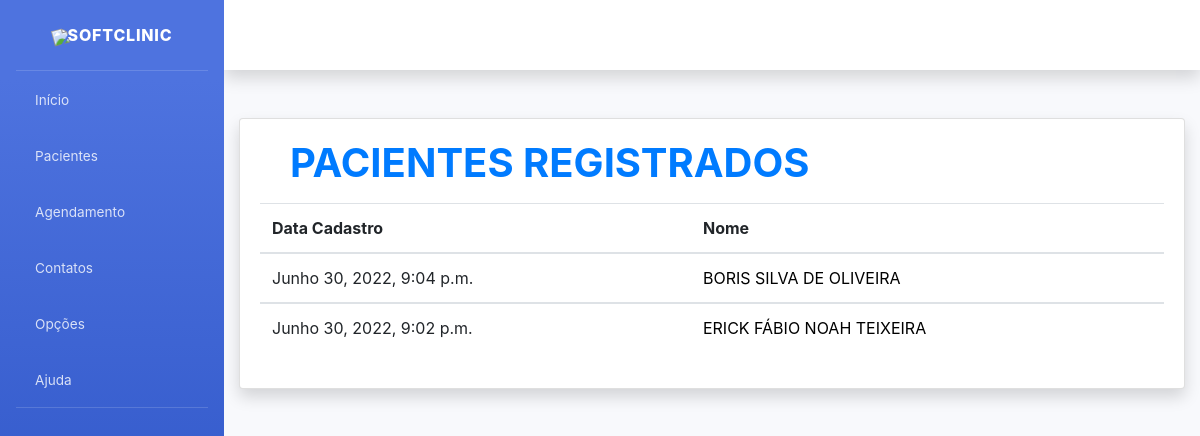
The page /pacientes/ (signed in) on the database as committed earlier.
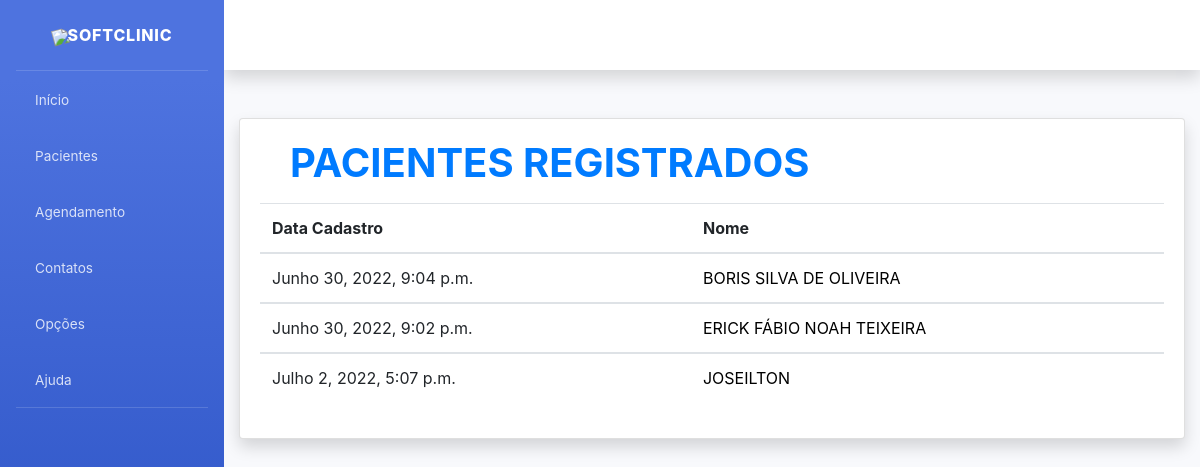
The same page on the database as committed later.
### pacientes/models.py (models this page shows, shortened)
class Paciente(models.Model):
    created_at = models.DateTimeField(auto_now_add=True)
    updated_at = models.DateTimeField(auto_now=True)
    nome = models.CharField(verbose_name="Nome", max_length=200)
    nome_social = models.CharField(verbose_name="Nome Social", max_length=200, blank=True)
    data_nascimento = models.DateField(verbose_name="Data de Nascimento", auto_now=False, auto_now_add=False)
    sexo_biologico = models.CharField(verbose_name="Sexo Biologico", max_length=200, blank=True)
    rg = models.CharField(verbose_name="RG", max_length=200, blank=True)
    cpf = models.CharField(verbose_name="CPF", max_length=200)
    raca = models.CharField(verbose_name="Raça", max_length=200)
    estado_civil = models.CharField(verbose_name="Estado Civil", max_length=200)
    grau_instrucao = models.CharField(verbose_name="Grau de Instrução", max_length=200)
    endereco = models.CharField(verbose_name="Endereço", max_length=200)
    cep = models.CharField(verbose_name="CEP", max_length=200)
    bairro = models.CharField(verbose_name="Bairro", max_length=200)
    cidade = models.CharField(verbose_name="Cidade", max_length=200)
    uf = models.CharField(verbose_name="UF", max_length=2)
    telefone_celular = models.CharField(verbose_name="Telefone Celular", max_length=200)
    informacoes_complementares = models.TextField(verbose_name="Informações Complementares")

### pacientes/views.py (the view)
# urls.py: path("pacientes/", pacientes, name="pacientes"),
@login_required
def pacientes(request):
    todos_pacientes = Paciente.objects.order_by("nome")
    todos_pacientes_inf = PacienteInfantil.objects.order_by("-id")
    context = {
        "nome_pagina": "Pacientes",
        "todos_pacientes": todos_pacientes,
        "todos_pacientes_inf": todos_pacientes_inf,
    }
    return render(request, "pacientes/pacientes.html", context)

### pacientes/templates/pacientes/pacientes.html (shortened to what this page needs)
{% extends "pacientes/base.html" %}
{% load static %}
{% load crispy_forms_tags %}
{% block content%}
 <div class="container">
        <div class="card shadow mb-4">
            <div class="card-body">
                 <h1 class="mb-3 text-primary">
                    <b>PACIENTES REGISTRADOS</b>
                 </h1>
                <table class="table">
                    <thead>
                        <tr>
                            <th scope="col">Data Cadastro</th>
                            <th scope="col">Nome</th>
                        </tr>
                    </thead>
                    {% for paciente in todos_pacientes %}
                     <tbody class="link">
                        <td>{{ paciente.created_at }}</td>
                        <td><a id="link" href="{% url 'paciente_detalhes' paciente.pk %}">{{paciente.nome | upper}}</a></td>
                     </tbody>
                    {% endfor %}
                </table>
            </div>
            </div>
        </div>
 </div>
{% endblock content%}

Rows that differ between the two databases and show on the page:
added Paciente: created_at "Julho 2, 2022, 5:07 p.m.", nome "JOSEILTON"
